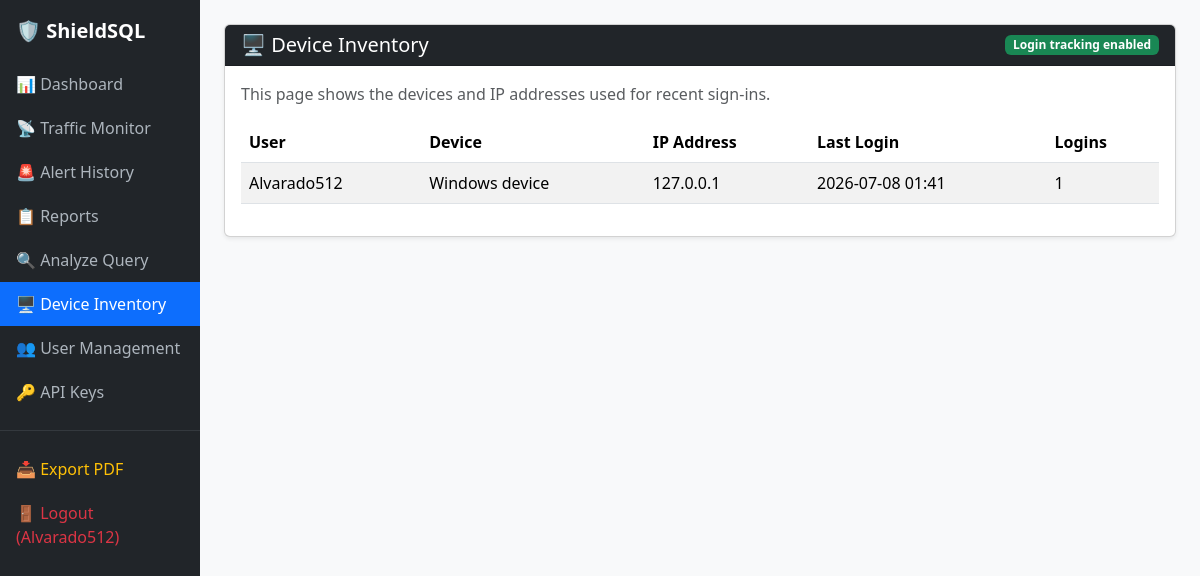
The app's page /devices/ (signed in), older data.
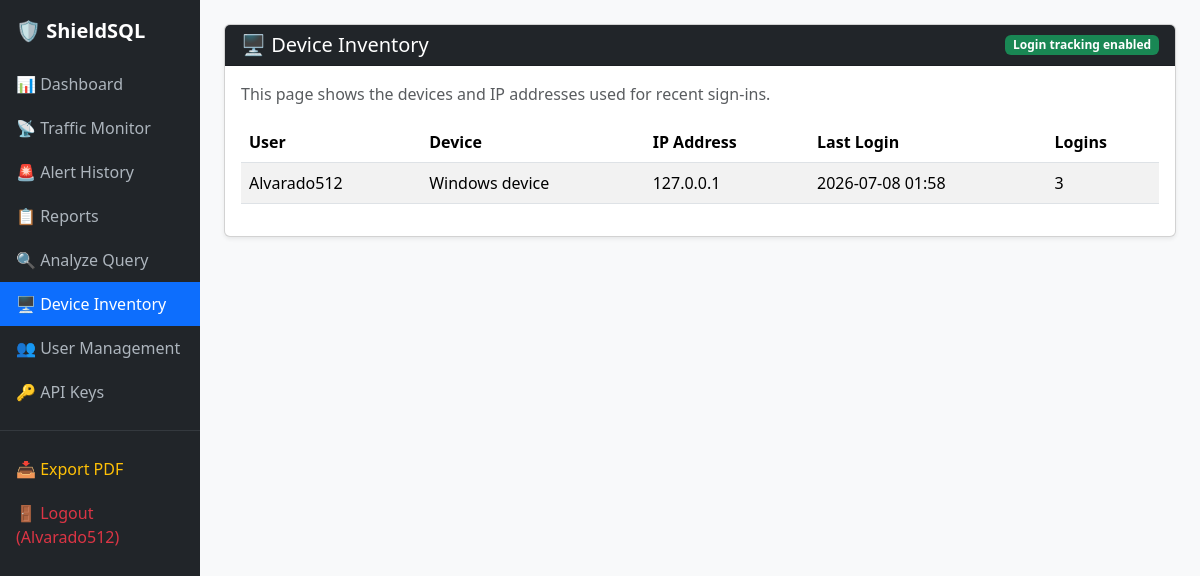
The same page, newer data.
### monitor/models.py (models this page shows, shortened)
class LoginDevice(models.Model):
    user = models.ForeignKey(
        settings.AUTH_USER_MODEL,
        on_delete=models.CASCADE,
        related_name="login_devices",
    )
    device_name = models.CharField(max_length=120, blank=True)
    user_agent = models.TextField(blank=True)
    source_ip = models.GenericIPAddressField(null=True, blank=True)
    login_count = models.PositiveIntegerField(default=1)
    last_login_at = models.DateTimeField(default=timezone.now)
    is_active = models.BooleanField(default=True)
    class Meta:
        ordering = ["-last_login_at"]

class User(AbstractUser):
    display_name = models.CharField(max_length=150, blank=True)
    role = models.CharField(max_length=50, blank=True)
    created_at = models.DateTimeField(auto_now_add=True)

### monitor/views.py (the view)
# urls.py: path('devices/', views.DeviceInventoryView.as_view(), name='device_inventory'),
class DeviceInventoryView(LoginRequiredMixin, TemplateView):
    template_name = "monitor/device_inventory.html"
    def get_context_data(self, **kwargs):
        ctx = super().get_context_data(**kwargs)
        if self.request.user.is_superuser:
            devices = models.LoginDevice.objects.order_by("-last_login_at")
        else:
            devices = models.LoginDevice.objects.filter(user=self.request.user).order_by("-last_login_at")
        ctx["devices"] = devices
        return ctx

### monitor/templates/monitor/device_inventory.html (shortened to what this page needs)
{% extends 'monitor/base.html' %}
{% block content %}
<div class="card shadow-sm">
  <div class="card-header bg-dark text-white d-flex justify-content-between align-items-center">
    <h5 class="mb-0">🖥️ Device Inventory</h5>
    <span class="badge bg-success">Login tracking enabled</span>
  </div>
  <div class="card-body">
    <p class="text-muted mb-3">This page shows the devices and IP addresses used for recent sign-ins.</p>
    {% if devices %}
      <div class="table-responsive">
        <table class="table table-striped align-middle">
          <thead>
            <tr>
              <th>User</th>
              <th>Device</th>
              <th>IP Address</th>
              <th>Last Login</th>
              <th>Logins</th>
            </tr>
          </thead>
          <tbody>
            {% for device in devices %}
              <tr>
                <td>{{ device.user.username }}</td>
                <td>{{ device.device_name }}</td>
                <td>{{ device.source_ip|default:'unknown' }}</td>
                <td>{{ device.last_login_at|date:'Y-m-d H:i' }}</td>
                <td>{{ device.login_count }}</td>
              </tr>
            {% endfor %}
          </tbody>
        </table>
      </div>
    {% else %}
      <div class="alert alert-info mb-0">No device records have been captured yet.</div>
    {% endif %}
  </div>
</div>
{% endblock %}

Row changes from the older to the newer data that the page shows:
changed LoginDevice "Windows device": last_login_at "2026-07-08 01:41" → "2026-07-08 01:58"; login_count "1" → "3"
